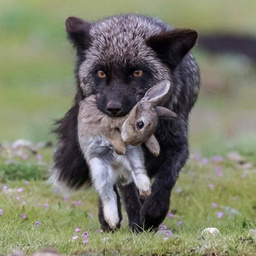
#> input picture ch9 image2/sample.jpg, 256 x 256 px, shrunk from 1080 x 1080 before the run
$ jupyter execute practice.ipynb
#> lines starting #> are read from the running program, lines starting #| are printed output that depends on the picture
[cell 1]
def nearby(img, x, y):
    around = 0
    for c in [0, 1, 2]:
        around = around + \
        img.getpixel((x - 1, y - 1))[c] + \
        img.getpixel((x, y - 1))[c] + \
        img.getpixel((x + 1, y - 1))[c] + \
        img.getpixel((x - 1, y))[c] + \
        img.getpixel((x + 1, y))[c] + \
        img.getpixel((x - 1, y + 1))[c] + \
        img.getpixel((x, y + 1))[c] + \
        img.getpixel((x + 1, y + 1))[c]
    return around / 24.0

[cell 2]
def differ(img, x, y):
    current = 0
    around = 0
    for c in [0, 1, 2]:
        current = current + img.getpixel((x, y))[c]
        around = around + \
        img.getpixel((x - 1, y - 1))[c] + \
        img.getpixel((x, y - 1))[c] + \
        img.getpixel((x + 1, y - 1))[c] + \
        img.getpixel((x - 1, y))[c] + \
        img.getpixel((x + 1, y))[c] + \
        img.getpixel((x - 1, y + 1))[c] + \
        img.getpixel((x, y + 1))[c] + \
        img.getpixel((x + 1, y + 1))[c]
    return (around / 24.0) - (current / 3.0)

[cell 3]
from PIL import Image

[cell 4]
myImage = Image.open("sample.jpg")
#> myImage is the input picture: PIL image 256x256 RGB; mean R, G, B 122.4, 124.3, 105.3

[cell 5]
nearby(myImage, 1, 3)
#> the loop in nearby, `for c in [0, 1, 2]:` made 3 passes
#> around on passes 1 to 3: 1360, 2788, 3911
#> after the loop in nearby, `for c in [0, 1, 2]:`: around = 3911
#> Out = 163

[cell 6]
#해당 픽셀의 R을 가져옴
myImage.getpixel((1, 2))[0]
#> Out = 172

[cell 7]
#해당 픽셀의 G을 가져옴
myImage.getpixel((1, 2))[1]
#> Out = 180

[cell 8]
#해당 픽셀의 B을 가져옴
myImage.getpixel((1, 2))[2]
#> Out = 141

[cell 9]
def blur(img):
    blurred = Image.new('RGB', img.size, 'white')
#> blurred: PIL image 256x256 RGB; every value is 255
    for x in range(2, img.size[0]-1):
        for y in range(2, img.size[1]-1):
            rgb = {}
            rgb[0] = img.getpixel((x, y))[0]
            rgb[1] = img.getpixel((x, y))[1]
            rgb[2] = img.getpixel((x, y))[2]
            change = differ(img, x, y) / 2
            change = int(round(change))
            blurred.putpixel((x, y), (rgb[0] + change, rgb[1] + change, rgb[2] + change))
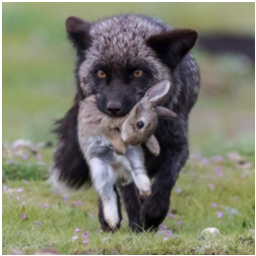
#> blurred: PIL image 256x256 RGB; mean R, G, B 124.8, 126.6, 108.5
    return blurred
